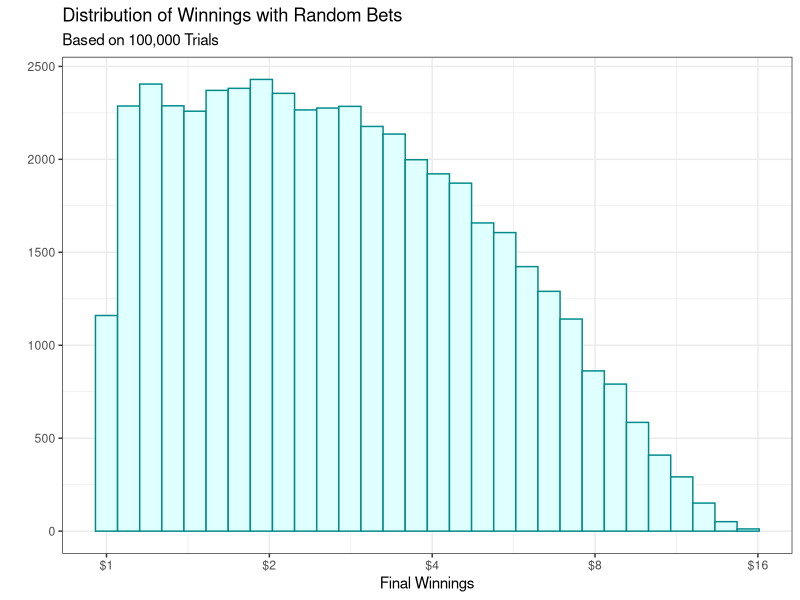

Generate this figure with R:
library("tidyverse")
theme_set(theme_bw())

calculate_winnings <- function() {
  current_money <- 1
  answer_previous <- -1
  answer_consecutive <- 0
  # Include for debugging:
  #bets <- rep(0, 4)
  #answers <- rep(0, 4)
  #guesses <- rep(0, 4)
  #winnings <- rep(0, 4)
  
  for (i in 1:4) {
    current_bet <- if(answer_consecutive == 2) {
      current_money
    } else {
      runif(1) * current_money
    }
    #bets[i] <- current_bet
    
    answer <- if (answer_consecutive == 2) {
      if (answer_previous == 0) {
        1
      } else if (answer_previous == 1) {
        0
      }
    } else {
      round(runif(1), 0) 
    }
    #answers[i] <- answer
    
    guess <- if (answer_consecutive == 2) {
      if (answer_previous == 0) {
        1
      } else if (answer_previous == 1) {
        0
      }
    } else {
      round(runif(1), 0) 
    }
    #guesses[i] <- guess
    
    if (answer == guess) {
      current_money = current_money + current_bet
    } else {
      current_money = current_money - current_bet
    }
    #winnings[i] <- current_money
    
    if (answer == answer_previous) {
      answer_consecutive = answer_consecutive + 1
    } else {
      answer_consecutive = 1
    }
    
    answer_previous = answer
  }
  
  #Uncomment for debugging:
  #print(paste0("guess: ", round(guesses, 0)))
  #print(paste0("answer: ", round(answers, 0)))
  #print(paste0("bet: ", round(bets, 2)))
  #print(paste0("result: ", round(winnings, 2)))
  return (current_money)
}

trials <- 100000
result_array <- rep(0, trials)

for (i in 1: trials) {
  result_array[i] <- calculate_winnings()
}

result_df <- data.frame(winnings = result_array)
result_df %>%
  filter(winnings >= 1) %>%
  ggplot(aes(winnings)) + 
  geom_histogram(color = "darkcyan", fill = "lightcyan") +
  scale_x_continuous(trans = "log2", labels = scales::dollar) +
  labs(x = "Final Winnings", 
       y = "", 
       title = "Distribution of Winnings with Random Bets",
       subtitle = "Based on 100,000 Trials")

